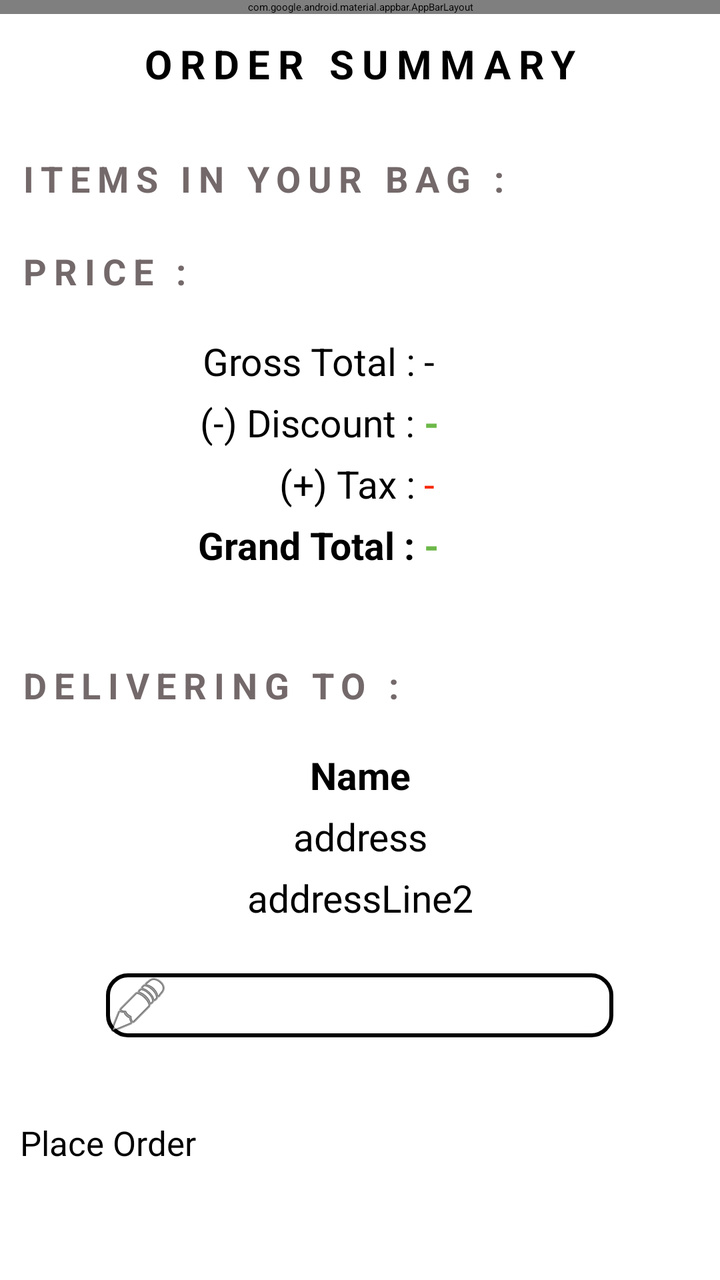
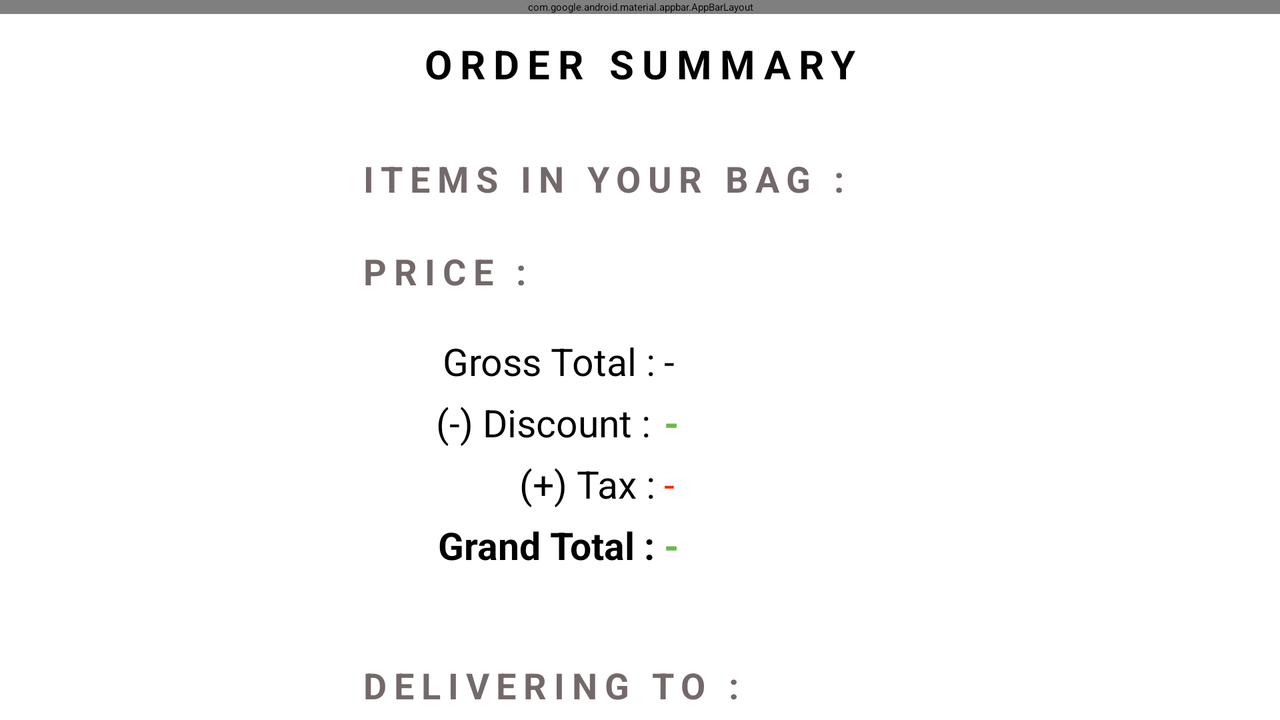

Compare how this app lays out the same screen by default and in its alternative resource folder. The renders come first, then the two layout files and the values they reference.
<!-- AndroidManifest.xml: application theme Theme.ShopCart -->
<!-- res/layout/activity_confirm_order.xml -->
<?xml version="1.0" encoding="utf-8"?>
<LinearLayout xmlns:android="http://schemas.android.com/apk/res/android"
    xmlns:app="http://schemas.android.com/apk/res-auto"
    xmlns:tools="http://schemas.android.com/tools"
    android:id="@+id/main"
    android:layout_width="match_parent"
    android:layout_height="match_parent"
    tools:context=".confirmorder.ConfirmOrderActivity"
    android:orientation="vertical"
    android:background="@color/white"
    >

    <androidx.coordinatorlayout.widget.CoordinatorLayout
        android:id="@+id/coordinatorLayout"
        android:layout_width="match_parent"
        android:layout_height="wrap_content"
        android:background="#FFFFFF">

        <com.google.android.material.appbar.AppBarLayout
            android:layout_width="match_parent"
            android:layout_height="wrap_content">

            <com.google.android.material.appbar.MaterialToolbar
                android:id="@+id/topAppBar"
                style="@style/Widget.MaterialComponents.Toolbar.Primary"
                android:layout_width="match_parent"
                android:layout_height="match_parent"
                app:menu="@menu/top_app_bar"
                >
                <TextView
                    android:layout_width="wrap_content"
                    android:layout_height="wrap_content"
                    android:layout_gravity="center"
                    android:text="@string/app_name"
                    android:textSize="24dp"
                    android:textStyle="bold|italic"
                    android:textColor="@color/white"
                    />
            </com.google.android.material.appbar.MaterialToolbar>

        </com.google.android.material.appbar.AppBarLayout>
    </androidx.coordinatorlayout.widget.CoordinatorLayout>

    <ScrollView
        android:layout_width="match_parent"
        android:layout_height="match_parent"
        android:layout_weight="1"
        android:clickable="true"
        android:focusable="true"
        >
        <LinearLayout
            android:layout_width="match_parent"
            android:layout_height="match_parent"
            android:orientation="vertical"
            >
            <TextView
                android:layout_width="match_parent"
                android:layout_height="50dp"
                android:text="ORDER SUMMARY"
                android:letterSpacing="0.2"
                android:textStyle="bold"
                android:textAlignment="center"
                android:gravity="center"
                android:textSize="20sp"
                >
            </TextView>


            <TextView
                android:layout_width="match_parent"
                android:layout_height="match_parent"
                android:textColor="#74696A"
                android:textSize="18sp"
                android:letterSpacing="0.2"
                android:textStyle="bold"
                android:text="ITEMS IN YOUR BAG :"
                android:layout_marginTop="20dp"
                android:paddingLeft="10dp"
                >

            </TextView>

            <androidx.recyclerview.widget.RecyclerView
                android:id="@+id/rvCartPage"
                android:layout_width="match_parent"
                android:layout_height="wrap_content"
                android:layout_marginStart="1dp"
                android:layout_marginTop="1dp"
                android:layout_marginEnd="1dp"
                android:layout_marginBottom="1dp"
                />

            <TextView
                android:layout_width="match_parent"
                android:layout_height="match_parent"
                android:textColor="#74696A"
                android:textSize="18sp"
                android:letterSpacing="0.2"
                android:textStyle="bold"
                android:text="PRICE :"
                android:layout_marginTop="20dp"
                android:paddingLeft="10dp"
                >

            </TextView>

            <GridLayout
                android:layout_width="match_parent"
                android:layout_height="wrap_content"
                android:background="@drawable/border"
                android:layout_margin="10dp"
                android:padding="10dp"
                android:orientation="vertical"
                android:gravity="center"
                android:columnCount="2"
                android:rowCount="4"
                >

                <TextView
                    android:layout_width="192dp"
                    android:layout_height="wrap_content"
                    android:layout_row="0"
                    android:layout_column="0"
                    android:gravity="end"
                    android:paddingBottom="5dp"
                    android:text="Gross Total : "
                    android:textSize="19sp">

                </TextView>

                <TextView
                    android:layout_width="192dp"
                    android:layout_height="wrap_content"
                    android:layout_row="1"
                    android:layout_column="0"
                    android:gravity="end"
                    android:paddingBottom="5dp"
                    android:text="(-) Discount : "
                    android:textSize="19sp" />

                <TextView
                    android:layout_width="192dp"
                    android:layout_height="wrap_content"
                    android:layout_row="2"
                    android:layout_column="0"
                    android:gravity="end"
                    android:paddingBottom="5dp"
                    android:text="(+) Tax : "
                    android:textSize="19sp" />

                <TextView
                    android:layout_width="192dp"
                    android:layout_height="wrap_content"
                    android:text="Grand Total : "
                    android:gravity="end"
                    android:textStyle="bold"
                    android:textSize="19sp"
                    android:paddingBottom="5dp"
                    android:layout_row="3"
                    android:layout_column="0"
                    />


                <TextView
                    android:id="@+id/orderTotal"
                    android:layout_width="180dp"
                    android:layout_height="wrap_content"
                    android:layout_row="0"
                    android:layout_column="1"
                    android:paddingBottom="5dp"
                    android:text="-"
                    android:textSize="19sp">

                </TextView>

                <TextView
                    android:id="@+id/tax"
                    android:layout_width="180dp"
                    android:layout_height="wrap_content"
                    android:layout_row="2"
                    android:layout_column="1"
                    android:paddingBottom="5dp"
                    android:textColor="#F72805"
                    android:text="-"
                    android:textSize="19sp" />

                <TextView
                    android:id="@+id/grandTotal"
                    android:layout_width="180dp"
                    android:layout_height="wrap_content"
                    android:layout_row="3"
                    android:layout_column="1"
                    android:paddingBottom="5dp"
                    android:text="-"
                    android:textColor="#6CB848"
                    android:textSize="19sp"
                    android:textStyle="bold" />

                <TextView
                    android:id="@+id/discount"
                    android:layout_width="180dp"
                    android:layout_height="wrap_content"
                    android:layout_row="1"
                    android:layout_column="1"
                    android:paddingBottom="5dp"
                    android:text="-"
                    android:textColor="#6CB848"
                    android:textSize="19sp"
                    android:textStyle="bold" />

            </GridLayout>




            <TextView
                android:layout_width="match_parent"
                android:layout_height="match_parent"
                android:textColor="#74696A"
                android:textSize="18sp"
                android:letterSpacing="0.2"
                android:textStyle="bold"
                android:text="DELIVERING TO :"
                android:layout_marginTop="20dp"
                android:paddingLeft="10dp"
                >

            </TextView>

            <LinearLayout
                android:layout_width="match_parent"
                android:layout_height="wrap_content"
                android:background="@drawable/border"
                android:layout_margin="10dp"
                android:padding="10dp"
                android:orientation="vertical"
                android:gravity="center"
                >

                <TextView
                    android:id="@+id/name"
                    android:layout_width="match_parent"
                    android:layout_height="wrap_content"
                    android:textSize="19sp"
                    android:textStyle="bold"
                    android:text="Name"
                    android:paddingBottom="5dp"
                    android:gravity="center"
                    >

                </TextView>

                <TextView
                    android:id="@+id/streetAddress"
                    android:layout_width="match_parent"
                    android:layout_height="wrap_content"
                    android:text="address"
                    android:gravity="center"
                    android:textSize="19sp"
                    android:paddingBottom="5dp"
                    />

                <TextView
                    android:id="@+id/addressLine2"
                    android:layout_width="match_parent"
                    android:layout_height="wrap_content"
                    android:gravity="center"
                    android:text="addressLine2"
                    android:textSize="19sp"
                    android:paddingBottom="5dp"
                    />

                <Button
                    android:id="@+id/changeAddress"
                    android:layout_width="wrap_content"
                    android:layout_height="wrap_content"
                    android:layout_marginTop="20dp"
                    android:background="@drawable/border_filled_metal_grey"
                    android:drawableLeft="@android:drawable/ic_menu_edit"
                    android:gravity="center"
                    android:letterSpacing="0.2"
                    android:text="CHANGE ADDRESS"
                    android:textAlignment="center"
                    android:textColor="@color/white"
                    android:textSize="15sp"
                    android:textStyle="bold"
                    android:paddingRight="50dp"
                    />
            </LinearLayout>


            <TextView
                android:layout_width="match_parent"
                android:layout_height="match_parent"
                android:textColor="#74696A"
                android:textSize="18sp"
                android:letterSpacing="0.2"
                android:textStyle="bold"
                android:text="CARD DETAILS :"
                android:layout_marginTop="20dp"
                android:paddingLeft="10dp"
                >

            </TextView>

            <LinearLayout
                android:layout_width="match_parent"
                android:layout_height="wrap_content"
                android:background="@drawable/border"
                android:layout_margin="10dp"
                android:padding="10dp"
                android:orientation="vertical"
                android:gravity="center"
                >

                <TextView
                    android:id="@+id/holderName"
                    android:layout_width="match_parent"
                    android:layout_height="wrap_content"
                    android:textSize="19sp"
                    android:textStyle="bold"
                    android:text="Name"
                    android:gravity="center"
                    android:paddingBottom="5dp"
                    >

                </TextView>

                <TextView
                    android:id="@+id/vendor"
                    android:layout_width="match_parent"
                    android:layout_height="wrap_content"
                    android:text="address"
                    android:textSize="19sp"
                    android:paddingBottom="5dp"
                    android:gravity="center"
                    />

                <TextView
                    android:id="@+id/cardNumber"
                    android:layout_width="match_parent"
                    android:layout_height="wrap_content"
                    android:text="addressLine2"
                    android:textSize="19sp"
                    android:paddingBottom="5dp"
                    android:gravity="center"
                    />

                <Button
                    android:id="@+id/changeCard"
                    android:layout_width="wrap_content"
                    android:layout_height="wrap_content"
                    android:background="@drawable/border_filled_metal_grey"
                    android:drawableLeft="@android:drawable/ic_menu_edit"
                    android:gravity="center"
                    android:letterSpacing="0.2"
                    android:text="CHANGE CARD"
                    android:textAlignment="center"
                    android:textColor="@color/white"
                    android:textSize="15sp"
                    android:textStyle="bold"
                    android:paddingRight="50dp"
                    android:layout_marginTop="20dp"
                    />
            </LinearLayout>

            <LinearLayout
                android:layout_width="match_parent"
                android:layout_height="wrap_content"
                android:layout_margin="10dp"
                android:padding="10dp"
                android:orientation="vertical"
                android:gravity="center"
                >


            </LinearLayout>

        </LinearLayout>



    </ScrollView>

    <Button
        android:id="@+id/buyButton"
        android:layout_width="match_parent"
        android:layout_height="70dp"
        android:layout_marginTop="5dp"
        android:layout_marginLeft="10dp"
        android:layout_marginRight="10dp"
        android:layout_marginBottom="10dp"
        android:layout_gravity="bottom"
        android:text="Place Order"
        android:textSize="17dp"
        />
</LinearLayout>
<!-- resources referenced by this layout -->
<resources>
  <color name="white">#FFFFFFFF</color>
  <!-- drawable border_filled_metal_grey (drawable) -->
  <?xml version="1.0" encoding="utf-8"?>
  <shape xmlns:android="http://schemas.android.com/apk/res/android"
      android:shape="rectangle">
      <solid android:color="@android:color/white" /> 
      <stroke
          android:width="2dp"
          />
      <corners android:radius="10dp" /> 
  </shape>
  <string name="app_name">ShopNGo</string>
</resources>
<!-- res/layout-land/activity_confirm_order.xml (the repository's variant of the layout above) -->
<!-- drawn on the phone turned sideways -->
<?xml version="1.0" encoding="utf-8"?>
<LinearLayout xmlns:android="http://schemas.android.com/apk/res/android"
    xmlns:app="http://schemas.android.com/apk/res-auto"
    xmlns:tools="http://schemas.android.com/tools"
    android:id="@+id/main"
    android:layout_width="match_parent"
    android:layout_height="match_parent"

    tools:context=".activity.ConfirmOrderActivity"
    android:orientation="horizontal"
    android:background="@color/white">

    <ScrollView
        android:layout_width="0dp"
        android:layout_height="match_parent"
        android:layout_weight="1"
        android:clickable="true"
        android:focusable="true">

        <LinearLayout
            android:layout_width="match_parent"
            android:layout_height="wrap_content"
            android:orientation="vertical">

            <androidx.coordinatorlayout.widget.CoordinatorLayout
                android:id="@+id/coordinatorLayout"
                android:layout_width="match_parent"
                android:layout_height="wrap_content"
                android:background="#FFFFFF">

                <com.google.android.material.appbar.AppBarLayout
                    android:layout_width="match_parent"
                    android:layout_height="wrap_content">

                    <com.google.android.material.appbar.MaterialToolbar
                        android:id="@+id/topAppBar"
                        style="@style/Widget.MaterialComponents.Toolbar.Primary"
                        android:layout_width="match_parent"
                        android:layout_height="wrap_content"
                        app:menu="@menu/top_app_bar">

                        <TextView
                            android:layout_width="wrap_content"
                            android:layout_height="wrap_content"
                            android:layout_gravity="center"
                            android:text="@string/app_name"
                            android:textSize="24dp"
                            android:textStyle="bold|italic"
                            android:textColor="@color/white"/>
                    </com.google.android.material.appbar.MaterialToolbar>
                </com.google.android.material.appbar.AppBarLayout>
            </androidx.coordinatorlayout.widget.CoordinatorLayout>

            <TextView
                android:layout_gravity="center"
                android:layout_width="300dp"
                android:layout_height="50dp"
                android:text="ORDER SUMMARY"
                android:letterSpacing="0.2"
                android:textStyle="bold"
                android:textAlignment="center"
                android:gravity="center"
                android:textSize="20sp">
            </TextView>

            <TextView
                android:layout_gravity="center"
                android:layout_width="300dp"
                android:layout_height="wrap_content"
                android:textColor="#74696A"
                android:textSize="18sp"
                android:letterSpacing="0.2"
                android:textStyle="bold"
                android:text="ITEMS IN YOUR BAG :"
                android:layout_marginTop="20dp"
                android:paddingLeft="10dp">
            </TextView>

            <androidx.recyclerview.widget.RecyclerView
                android:layout_gravity="center"
                android:id="@+id/rvCartPage"
                android:layout_width="300dp"
                android:layout_height="wrap_content"
                android:layout_margin="1dp"/>

            <TextView
                android:layout_gravity="center"
                android:layout_width="300dp"
                android:layout_height="wrap_content"
                android:textColor="#74696A"
                android:textSize="18sp"
                android:letterSpacing="0.2"
                android:textStyle="bold"
                android:text="PRICE :"
                android:layout_marginTop="20dp"
                android:paddingLeft="10dp">
            </TextView>

            <GridLayout
                android:layout_width="300dp"
                android:layout_height="wrap_content"
                android:background="@drawable/border"
                android:layout_margin="10dp"
                android:padding="10dp"
                android:orientation="vertical"
                android:gravity="center"
                android:columnCount="2"
                android:rowCount="4"
                android:layout_gravity="center">

                <TextView
                    android:layout_width="152dp"
                    android:layout_height="wrap_content"
                    android:layout_row="0"
                    android:layout_column="0"
                    android:gravity="end"
                    android:paddingBottom="5dp"
                    android:text="Gross Total : "
                    android:textSize="19sp">
                </TextView>

                <TextView
                    android:layout_width="150dp"
                    android:layout_height="wrap_content"
                    android:layout_row="1"
                    android:layout_column="0"
                    android:gravity="end"
                    android:paddingBottom="5dp"
                    android:text="(-) Discount : "
                    android:textSize="19sp"/>

                <TextView
                    android:layout_width="152dp"
                    android:layout_height="wrap_content"
                    android:layout_row="2"
                    android:layout_column="0"
                    android:gravity="end"
                    android:paddingBottom="5dp"
                    android:text="(+) Tax : "
                    android:textSize="19sp"/>

                <TextView
                    android:layout_width="152dp"
                    android:layout_height="wrap_content"
                    android:text="Grand Total : "
                    android:gravity="end"
                    android:textStyle="bold"
                    android:textSize="19sp"
                    android:paddingBottom="5dp"
                    android:layout_row="3"
                    android:layout_column="0"/>

                <TextView
                    android:id="@+id/orderTotal"
                    android:layout_width="132dp"
                    android:layout_height="wrap_content"
                    android:layout_row="0"
                    android:layout_column="1"
                    android:paddingBottom="5dp"
                    android:text="-"
                    android:textSize="19sp">
                </TextView>

                <TextView
                    android:id="@+id/tax"
                    android:layout_width="132dp"
                    android:layout_height="wrap_content"
                    android:layout_row="2"
                    android:layout_column="1"
                    android:paddingBottom="5dp"
                    android:textColor="#F72805"
                    android:text="-"
                    android:textSize="19sp"/>

                <TextView
                    android:id="@+id/grandTotal"
                    android:layout_width="132dp"
                    android:layout_height="wrap_content"
                    android:layout_row="3"
                    android:layout_column="1"
                    android:paddingBottom="5dp"
                    android:text="-"
                    android:textColor="#6CB848"
                    android:textSize="19sp"
                    android:textStyle="bold"/>

                <TextView
                    android:id="@+id/discount"
                    android:layout_width="132dp"
                    android:layout_height="wrap_content"
                    android:layout_row="1"
                    android:layout_column="1"
                    android:paddingBottom="5dp"
                    android:text="-"
                    android:textColor="#6CB848"
                    android:textSize="19sp"
                    android:textStyle="bold"/>
            </GridLayout>

            <TextView
                android:layout_width="300dp"
                android:layout_height="wrap_content"
                android:textColor="#74696A"
                android:textSize="18sp"
                android:letterSpacing="0.2"
                android:textStyle="bold"
                android:text="DELIVERING TO :"
                android:layout_marginTop="20dp"
                android:paddingLeft="10dp"
                android:layout_gravity="center">
            </TextView>

            <LinearLayout
                android:layout_gravity="center"
                android:layout_width="300dp"
                android:layout_height="wrap_content"
                android:background="@drawable/border"
                android:layout_margin="10dp"
                android:padding="10dp"
                android:orientation="vertical"
                android:gravity="center">

                <TextView
                    android:id="@+id/name"
                    android:layout_width="match_parent"
                    android:layout_height="wrap_content"
                    android:textSize="19sp"
                    android:textStyle="bold"
                    android:text="Name"
                    android:paddingBottom="5dp"
                    android:gravity="center">
                </TextView>

                <TextView
                    android:id="@+id/streetAddress"
                    android:layout_width="match_parent"
                    android:layout_height="wrap_content"
                    android:text="address"
                    android:gravity="center"
                    android:textSize="19sp"
                    android:paddingBottom="5dp"/>

                <TextView
                    android:id="@+id/addressLine2"
                    android:layout_width="match_parent"
                    android:layout_height="wrap_content"
                    android:gravity="center"
                    android:text="addressLine2"
                    android:textSize="19sp"
                    android:paddingBottom="5dp"/>

                <Button
                    android:id="@+id/changeAddress"
                    android:layout_width="wrap_content"
                    android:layout_height="wrap_content"
                    android:layout_marginTop="20dp"
                    android:background="@drawable/border_filled_metal_grey"
                    android:drawableLeft="@android:drawable/ic_menu_edit"
                    android:gravity="center"
                    android:letterSpacing="0.2"
                    android:text="CHANGE ADDRESS"
                    android:textAlignment="center"
                    android:textColor="@color/white"
                    android:textSize="15sp"
                    android:textStyle="bold"
                    android:paddingRight="50dp"/>
            </LinearLayout>

            <TextView
                android:layout_gravity="center"
                android:layout_width="300dp"
                android:layout_height="match_parent"
                android:textColor="#74696A"
                android:textSize="18sp"
                android:letterSpacing="0.2"
                android:textStyle="bold"
                android:text="CARD DETAILS :"
                android:layout_marginTop="20dp"
                android:paddingLeft="10dp"
                >

            </TextView>

            <LinearLayout
                android:layout_gravity="center"
                android:layout_width="300dp"
                android:layout_height="wrap_content"
                android:background="@drawable/border"
                android:layout_margin="10dp"
                android:padding="10dp"
                android:orientation="vertical"
                android:gravity="center"
                >

                <TextView
                    android:id="@+id/holderName"
                    android:layout_width="match_parent"
                    android:layout_height="wrap_content"
                    android:textSize="19sp"
                    android:textStyle="bold"
                    android:text="Name"
                    android:gravity="center"
                    android:paddingBottom="5dp"
                    >

                </TextView>

                <TextView
                    android:id="@+id/vendor"
                    android:layout_width="match_parent"
                    android:layout_height="wrap_content"
                    android:text="address"
                    android:textSize="19sp"
                    android:paddingBottom="5dp"
                    android:gravity="center"
                    />

                <TextView
                    android:id="@+id/cardNumber"
                    android:layout_width="match_parent"
                    android:layout_height="wrap_content"
                    android:text="addressLine2"
                    android:textSize="19sp"
                    android:paddingBottom="5dp"
                    android:gravity="center"
                    />

                <Button
                    android:id="@+id/changeCard"
                    android:layout_width="wrap_content"
                    android:layout_height="wrap_content"
                    android:background="@drawable/border_filled_metal_grey"
                    android:drawableLeft="@android:drawable/ic_menu_edit"
                    android:gravity="center"
                    android:letterSpacing="0.2"
                    android:text="CHANGE CARD"
                    android:textAlignment="center"
                    android:textColor="@color/white"
                    android:textSize="15sp"
                    android:textStyle="bold"
                    android:paddingRight="50dp"
                    android:layout_marginTop="20dp"
                    />
            </LinearLayout>

            <Button
                android:id="@+id/buyButton"
                android:layout_width="300dp"
                android:layout_height="70dp"
                android:layout_marginTop="5dp"
                android:layout_marginLeft="10dp"
                android:layout_marginRight="10dp"
                android:layout_marginBottom="10dp"
                android:layout_gravity="center"
                android:text="Place Order"
                android:textSize="17dp"
                />
        </LinearLayout>
    </ScrollView>
</LinearLayout>
